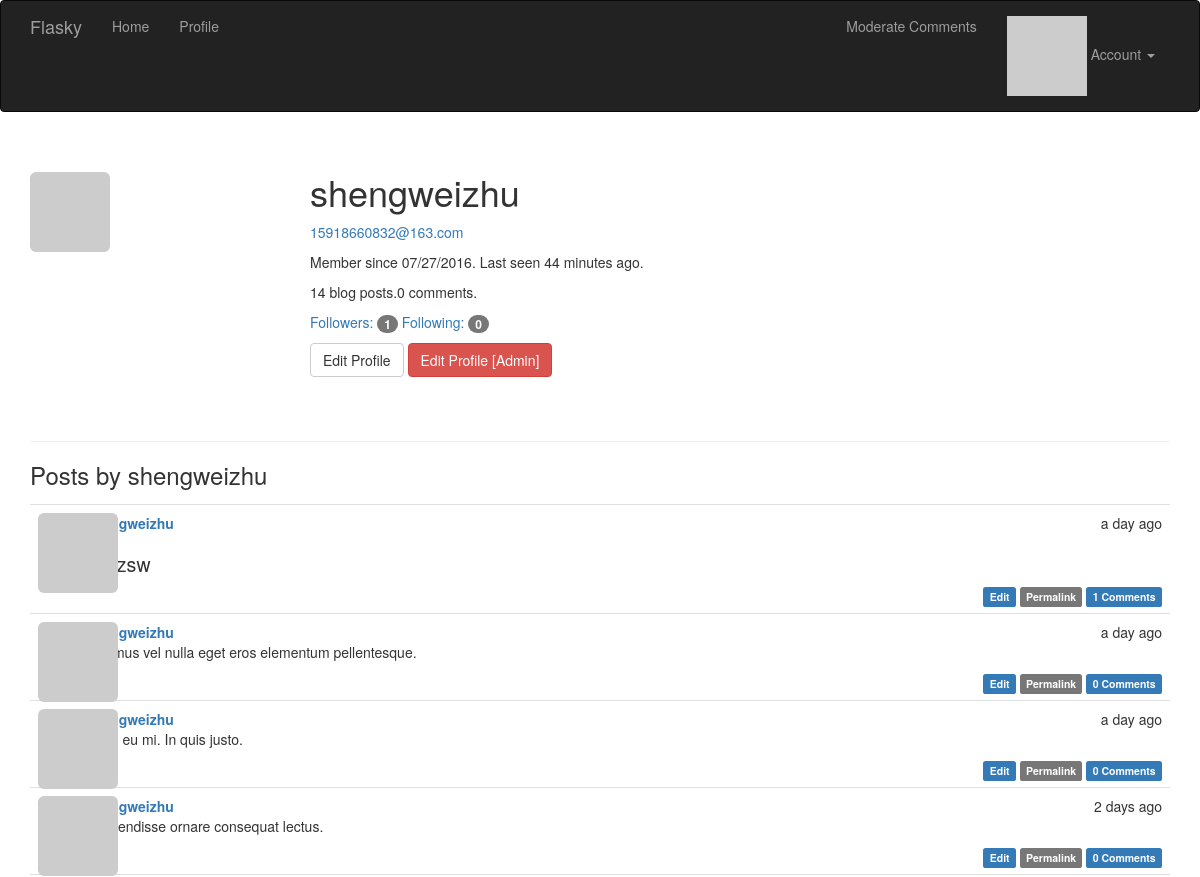
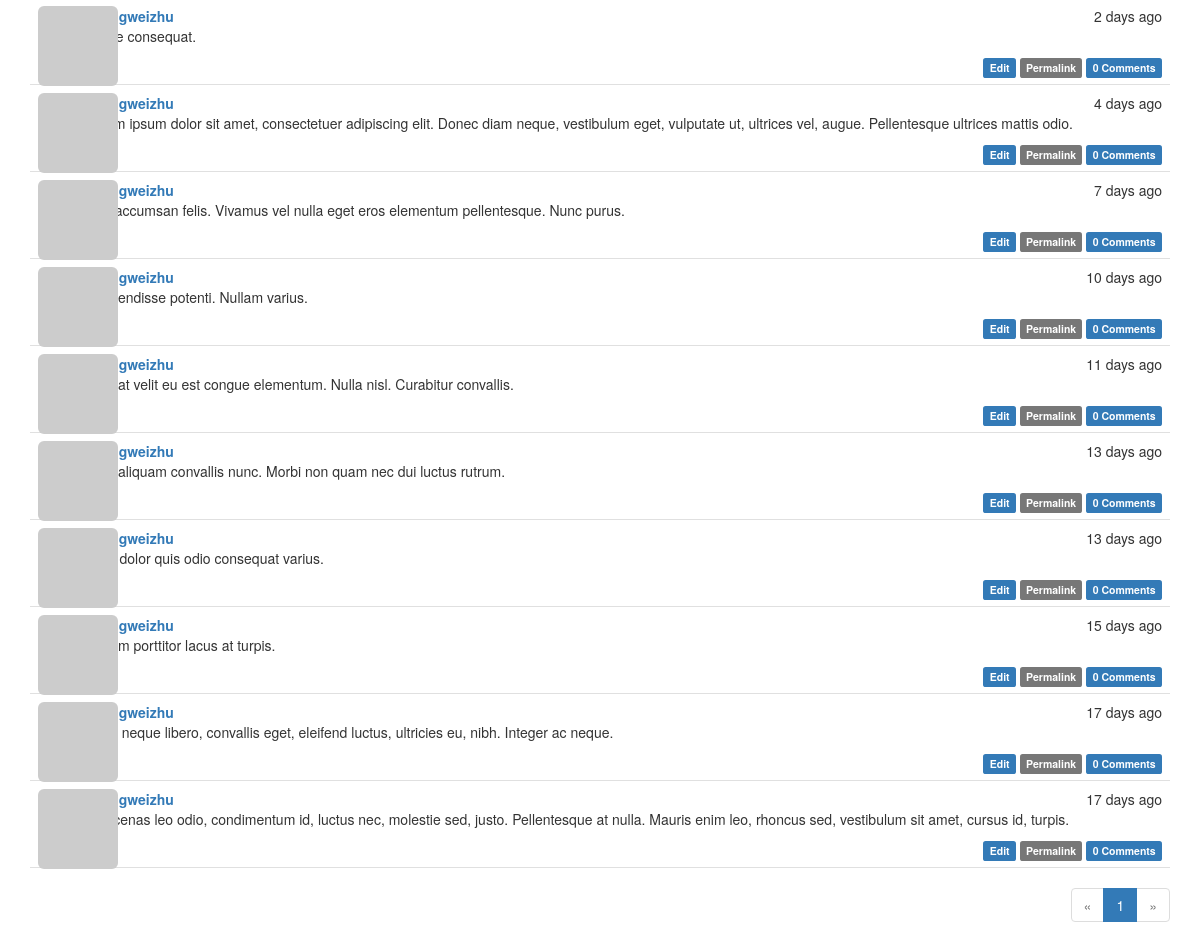
The app's page /user/shengweizhu (signed in) with its own data (2 pictures, top to bottom).
### app/models.py (models this page shows, shortened)
class User(UserMixin, db.Model):
    __tablename__ = 'users'
    id = db.Column(db.Integer, primary_key=True)
    email = db.Column(db.String(64), unique=True, index=True)
    username = db.Column(db.String(64), unique=True, index=True)
    role_id = db.Column(db.Integer, db.ForeignKey('roles.id'))
    password_hash = db.Column(db.String(128))
    confirmed = db.Column(db.Boolean, default=False)
    name = db.Column(db.String(64))
    location = db.Column(db.String(64))
    about_me = db.Column(db.Text())
    member_since = db.Column(db.DateTime(), default=datetime.utcnow)
    last_seen = db.Column(db.DateTime(), default=datetime.utcnow)
    avatar_hash = db.Column(db.String(32))
    posts = db.relationship('Post', backref='author', lazy='dynamic')
    followed = db.relationship('Follow',
                               foreign_keys=[Follow.follower_id],
                               backref=db.backref('follower', lazy='joined'),
                               lazy='dynamic',
                               cascade='all, delete-orphan')
    followers = db.relationship('Follow',
                                foreign_keys=[Follow.followed_id],
                                backref=db.backref('followed', lazy='joined'),
                                lazy='dynamic',
                                cascade='all, delete-orphan')
    comments = db.relationship('Comment', backref='author', lazy='dynamic')
    @property
    def password(self):
        raise AttributeError('password is not a readable attribute')
    def can(self, permissions):
        return self.role is not None and \
            (self.role.permissions & permissions) == permissions
    def is_administrator(self):
        return self.can(Permission.ADMINISTER)
    def ping(self):
        self.last_seen = datetime.utcnow()
        db.session.add(self)
    def gravatar(self, size=100, default='identicon', rating='g'):
        if request.is_secure:
            url = 'https://secure.gravatar.com/avatar'
        else:
            url = 'http://www.gravatar.com/avatar'
        hash = self.avatar_hash or hashlib.md5(
            self.email.encode('utf-8')).hexdigest()
        return '{url}/{hash}?s={size}&d={default}&r={rating}'.format(
            url=url, hash=hash, size=size, default=default, rating=rating)

class Post(db.Model):
    __tablename__ = 'posts'
    id = db.Column(db.Integer, primary_key=True)
    body = db.Column(db.Text)
    body_html = db.Column(db.Text)
    timestamp = db.Column(db.DateTime, index=True, default=datetime.utcnow)
    author_id = db.Column(db.Integer, db.ForeignKey('users.id'))
    comments = db.relationship('Comment', backref='post', lazy='dynamic')

### app/main/views.py (the view)
@main.route('/user/<username>')
def user(username):
    user = User.query.filter_by(username=username).first_or_404()
    page = request.args.get('page', 1, type=int)
    pagination = user.posts.order_by(Post.timestamp.desc()).paginate(
        page, per_page=current_app.config['FLASKY_POSTS_PER_PAGE'],
        error_out=False)
    posts = pagination.items
    return render_template('user.html', user=user, posts=posts,
                           pagination=pagination)

### app/auth/views.py (called while the page is built)
@auth.before_app_request
def before_request():
    if current_user.is_authenticated:
        current_user.ping()
        if not current_user.confirmed \
                and request.endpoint[:5] != 'auth.' \
                and request.endpoint != 'static':
            return redirect(url_for('auth.unconfirmed'))

### app/main/__init__.py (called while the page is built)
@main.app_context_processor
def inject_permissions():
    return dict(Permission=Permission)

### app/models.py (called while the page is built)
@login_manager.user_loader
def load_user(user_id):
    return User.query.get(int(user_id))

### app/templates/user.html (shortened to what this page needs)
{% extends "base.html" %}
{% import "_macros.html" as macros %}
{% block page_content %}
<div class="page-header">
    <img class="img-rounded profile-thumbnail" src="{{ user.gravatar(size=256) }}">
    <div class="profile-header">
        <h1>{{ user.username }}</h1>
        {% if current_user.is_administrator() %}
        <p><a href="mailto:{{ user.email }}">{{ user.email }}</a></p>
        {% endif %}
        <p>Member since {{ moment(user.member_since).format('L') }}. Last seen {{ moment(user.last_seen).fromNow() }}.</p>
        <p>{{ user.posts.count() }} blog posts.{{ user.comments.count() }} comments.</p>
        <p>
            <a href="{{ url_for('.followers', username=user.username) }}">Followers: <span class="badge">{{ user.followers.count() - 1 }}</span></a>
            <a href="{{ url_for('.followed_by', username=user.username) }}">Following: <span class="badge">{{ user.followed.count() - 1 }}</span></a>
        </p>
        <p>
            {% if user == current_user %}
            <a class="btn btn-default" href="{{ url_for('.edit_profile') }}">Edit Profile</a>
            {% endif %}
            {% if current_user.is_administrator() %}
            <a class="btn btn-danger" href="{{ url_for('.edit_profile_admin', id=user.id) }}">Edit Profile [Admin]</a>
            {% endif %}
        </p>
    </div>
</div>
    <h3>Posts by {{ user.username }}</h3>
    {% include "_posts.html" %}
    {% if pagination %}
        <div class="pagination">
            {{ macros.pagination_widget(pagination, '.user', username=user.username) }}
        </div>
    {% endif %}
{% endblock %}

### app/templates/_posts.html
<ul class="posts">
    {% for post in posts %}
    <li class="post">
        <div class="post-thumbnail">
            <a href="{{ url_for('.user', username=post.author.username) }}">
                <img class="img-rounded profile-thumbnail" src="{{ post.author.gravatar(size=40) }}">
            </a>
        </div>
        <div class="post-content">
            <div class="post-date">{{ moment(post.timestamp).fromNow() }}</div>
            <div class="post-author"><a href="{{ url_for('.user', username=post.author.username) }}">{{ post.author.username }}</a></div>
                        <div class="post-body">
                {% if post.body_html %}
                    {{ post.body_html | safe }}
                {% else %}
                    {{ post.body }}
                {% endif %}
            </div>
            <div class="post-footer">
                                {% if current_user == post.author %}
                <a href="{{ url_for('.edit', id=post.id) }}">
                    <span class="label label-primary">Edit</span>
                </a>
                {% elif current_user.is_administrator() %}
                <a href="{{ url_for('.edit', id=post.id) }}">
                    <span class="label label-danger">Edit [Admin]</span>
                </a>
                {% endif %}
                <a href="{{ url_for('.post', id=post.id) }}">
                    <span class="label label-default">Permalink</span>
                </a>
                <a href="{{ url_for('.post', id=post.id) }}#comments">
                    <span class="label label-primary">{{ post.comments.count() }} Comments</span>
                </a>
            </div>
        </div>
    </li>
    {% endfor %}
</ul>

### app/static/styles.css (style rules this page uses)
.profile-thumbnail { position: absolute; }
.profile-header { min-height: 260px; margin-left: 280px; }
ul.posts { list-style-type: none; padding: 0px; margin: 16px 0px 0px 0px; border-top: 1px solid #e0e0e0; }
ul.posts li.post { padding: 8px; border-bottom: 1px solid #e0e0e0; }
div.post-date { float: right; }
div.post-author { font-weight: bold; }
div.post-thumbnail { position: absolute; }
div.post-content { margin-left: 48px; min-height: 48px; }
div.pagination { width: 100%; text-align: right; padding: 0px; margin: 0px; }
.post-body h1 { font-size: 140%; }
div.post-footer { text-align: right; }

### records on screen
User: username "shengweizhu", email "15918660832@163.com", member_since "07/27/2016", last_seen "44 minutes ago"
Post: timestamp "a day ago", author.username "shengweizhu", body_html "@#zsw", comments.count "1"
Post: timestamp "a day ago", author.username "shengweizhu", body_html "Vivamus vel nulla eget eros elementum pellentesque.", comments.count "0"
Post: timestamp "a day ago", author.username "shengweizhu", body_html "Proin eu mi. In quis justo.", comments.count "0"
Post: timestamp "2 days ago", author.username "shengweizhu", body_html "Suspendisse ornare consequat lectus.", comments.count "0"
Post: timestamp "2 days ago", author.username "shengweizhu", body_html "Fusce consequat.", comments.count "0"
Post: timestamp "4 days ago", author.username "shengweizhu", body_html "Lorem ipsum dolor sit amet, consectetuer adipiscing elit. Donec diam neque, vestibulum eget, vulputate ut, ultrices vel, augue. Pellentesque ultrices mattis odio.", comments.count "0"
Post: timestamp "7 days ago", author.username "shengweizhu", body_html "Sed accumsan felis. Vivamus vel nulla eget eros elementum pellentesque. Nunc purus.", comments.count "0"
Post: timestamp "10 days ago", author.username "shengweizhu", body_html "Suspendisse potenti. Nullam varius.", comments.count "0"
Post: timestamp "11 days ago", author.username "shengweizhu", body_html "Duis at velit eu est congue elementum. Nulla nisl. Curabitur convallis.", comments.count "0"
Post: timestamp "13 days ago", author.username "shengweizhu", body_html "Duis aliquam convallis nunc. Morbi non quam nec dui luctus rutrum.", comments.count "0"
Post: timestamp "13 days ago", author.username "shengweizhu", body_html "Ut at dolor quis odio consequat varius.", comments.count "0"
Post: timestamp "15 days ago", author.username "shengweizhu", body_html "Nullam porttitor lacus at turpis.", comments.count "0"
Post: timestamp "17 days ago", author.username "shengweizhu", body_html "Nulla neque libero, convallis eget, eleifend luctus, ultricies eu, nibh. Integer ac neque.", comments.count "0"
Post: timestamp "17 days ago", author.username "shengweizhu", body_html "Maecenas leo odio, condimentum id, luctus nec, molestie sed, justo. Pellentesque at nulla. Mauris enim leo, rhoncus sed, vestibulum sit amet, cursus id, turpis.", comments.count "0"

### other values on screen
{{ user.posts.count() }} "14"
{{ user.comments.count() }} "0"
{{ user.followers.count() - 1 }} "1"
{{ user.followed.count() - 1 }} "0"
{{ p }} "1"
